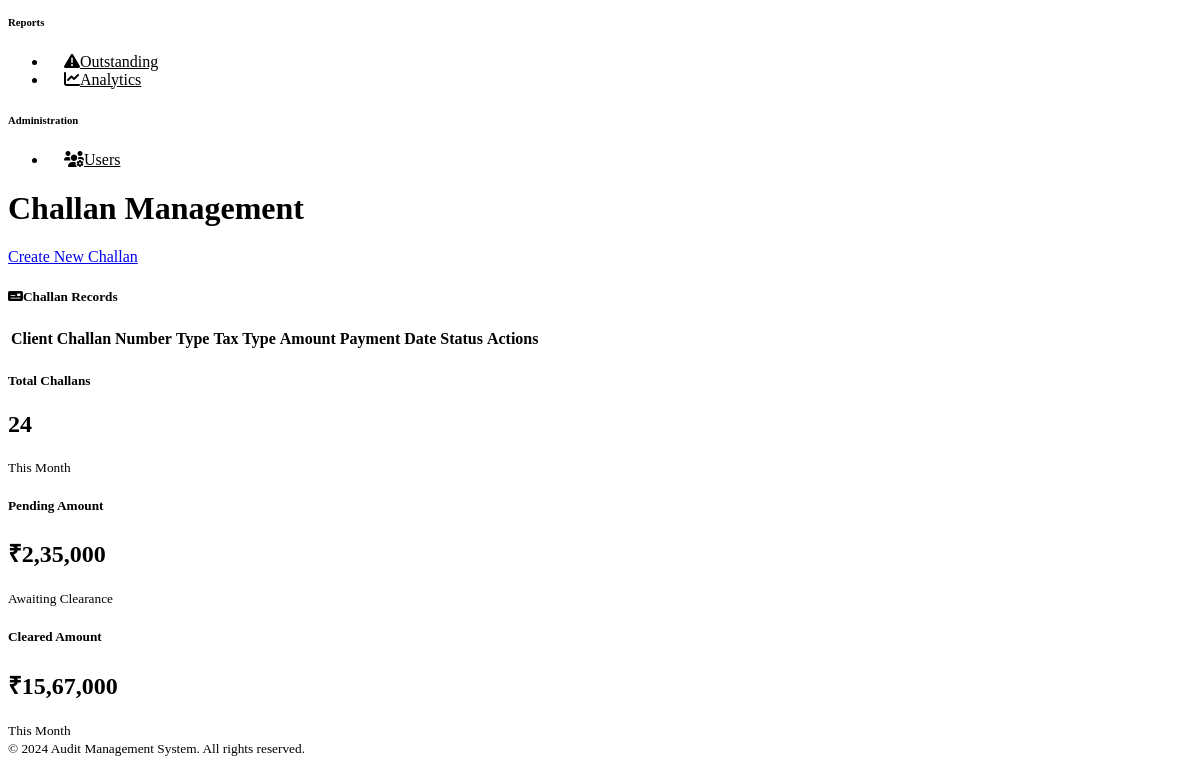
Page /smart/challan-management (signed in, lower part) on the earlier database version.
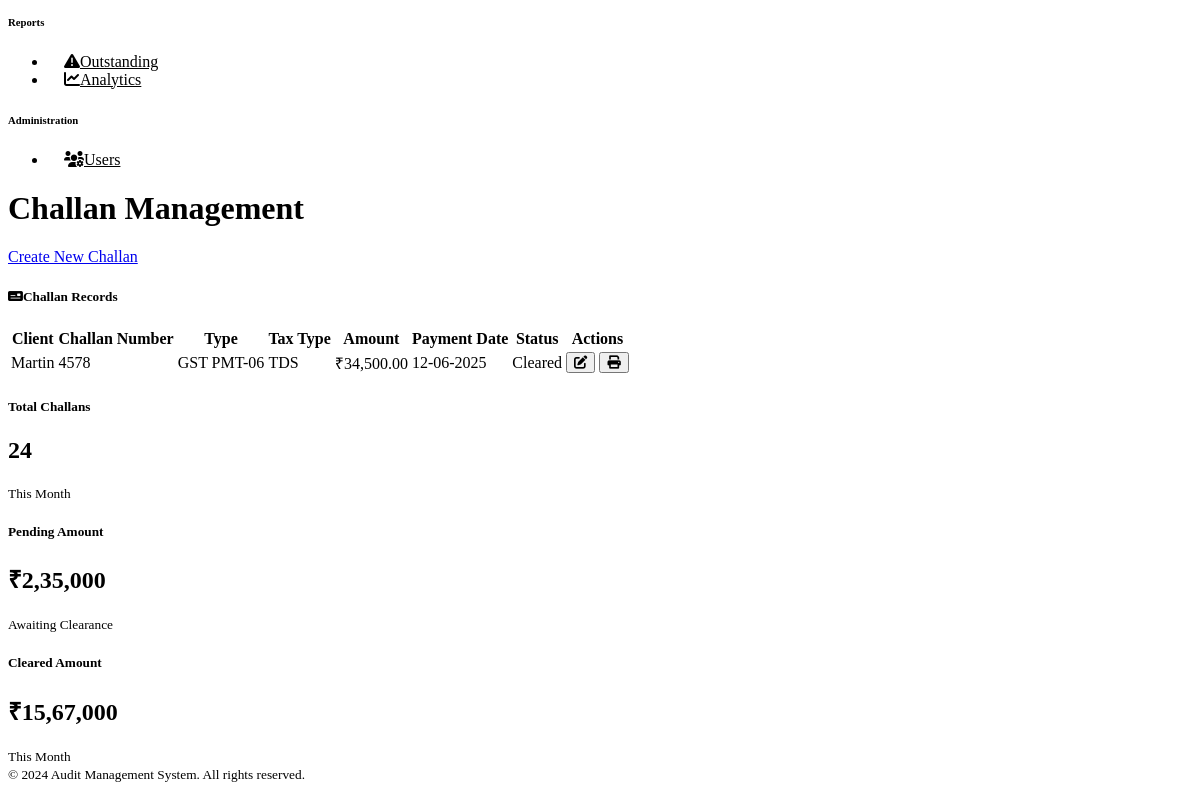
Same page on the later database version.
### models.py (models this page shows)
class ChallanManagement(db.Model):
    __tablename__ = 'challan_management'
    id = Column(Integer, primary_key=True)
    client_id = Column(Integer, ForeignKey('clients.id'), nullable=False)
    challan_number = Column(String(50), nullable=False)
    challan_type = Column(String(50))  # ITNS 281, GST PMT-06, TDS Payment
    tax_type = Column(String(50))  # Income Tax, TDS, GST, etc.
    assessment_year = Column(String(10))
    amount = Column(Float, nullable=False)
    payment_date = Column(Date)
    bank_name = Column(String(100))
    bank_branch = Column(String(200))
    bsr_code = Column(String(7))
    serial_number = Column(String(5))
    status = Column(String(20), default='Pending')  # Pending, Cleared, Failed, Bounced
    remarks = Column(Text)
    created_at = Column(DateTime, default=datetime.utcnow)
    created_by = Column(Integer, ForeignKey('users.id'))
    client = db.relationship('Client', backref='challans')

class Client(db.Model):
    __tablename__ = 'clients'
    id = Column(Integer, primary_key=True)
    name = Column(String(200), nullable=False)
    pan = Column(String(10), unique=True)
    gstin = Column(String(15))
    email = Column(String(120))
    phone = Column(String(15))
    address = Column(Text)
    date_of_birth = Column(Date)
    incorporation_date = Column(Date)
    client_type = Column(String(50))  # Individual, Company, Partnership, etc.
    status = Column(String(20), default='Active')
    created_at = Column(DateTime, default=datetime.utcnow)
    created_by = Column(Integer, ForeignKey('users.id'))
    income_tax_returns = relationship('IncomeTaxReturn', backref='client', lazy='dynamic')
    tds_returns = relationship('TDSReturn', backref='client', lazy='dynamic')
    gst_returns = relationship('GSTReturn', backref='client', lazy='dynamic')
    documents = relationship('Document', backref='client', lazy='dynamic')
    outstanding_fees = relationship('OutstandingFee', backref='client', lazy='dynamic')
    cma_reports = relationship('CMAReport', backref='client', lazy='dynamic')

### routes.py (the view)
@main_bp.route('/smart/challan-management', methods=['GET', 'POST'])
@login_required
def challan_management():
    form = ChallanManagementForm()
    query = ChallanManagement.query
    if form.validate_on_submit():
        if form.status.data:
            query = query.filter_by(status=form.status.data)
    challans = query.order_by(ChallanManagement.created_at.desc()).all()
    return render_template(
        'smart/challan_management.html',
        challans=challans,
        form=form
    )

### app.py (called while the page is built)
@login_manager.user_loader
def load_user(user_id):
    from models import User
    return User.query.get(int(user_id))

### templates/smart/challan_management.html (shortened to what this page needs)
{% extends "base.html" %}
{% block content %}
<div class="d-flex justify-content-between flex-wrap flex-md-nowrap align-items-center pt-3 pb-2 mb-3 border-bottom">
    <h1 class="h2">Challan Management</h1>
    <div class="btn-toolbar mb-2 mb-md-0">
        <div class="btn-group me-2">
            <a href="{{ url_for('main.new_challan') }}" class="btn btn-primary">Create New Challan</a>
        </div>
    </div>
</div>
<div class="row">
    <div class="col-md-12">
        <div class="card">
            <div class="card-header">
                <h5 class="card-title mb-0">
                    <i class="fas fa-money-check me-2"></i>Challan Records
                </h5>
            </div>
            <div class="card-body">
                <div class="table-responsive">
                    <table class="table table-striped">
                        <thead>
                            <tr>
                                <th>Client</th>
                                <th>Challan Number</th>
                                <th>Type</th>
                                <th>Tax Type</th>
                                <th>Amount</th>
                                <th>Payment Date</th>
                                <th>Status</th>
                                <th>Actions</th>
                            </tr>
                        </thead>
                        <tbody>
                            {% for challan in challans %}
                            <tr>
                                <td>{{ challan.client.name }}</td>
                                <td>{{ challan.challan_number }}</td>
                                <td><span class="badge bg-info">{{ challan.challan_type }}</span></td>
                                <td>{{ challan.tax_type }}</td>
                                <td>₹{{ "{:,.2f}".format(challan.amount) }}</td>
                                <td>{{ challan.payment_date.strftime('%d-%m-%Y') if challan.payment_date else '-' }}</td>
                                <td><span class="badge bg-{{ 'success' if challan.status == 'Cleared' else 'warning' }}">{{ challan.status }}</span></td>
                                <td>
                                    <div class="btn-group btn-group-sm">
                                        <button class="btn btn-outline-primary btn-sm"><i class="fas fa-edit"></i></button>
                                        <button class="btn btn-outline-info btn-sm" title="Print Receipt"><i class="fas fa-print"></i></button>
                                    </div>
                                </td>
                            </tr>
                            {% endfor %}
                        </tbody>
                    </table>
                </div>
            </div>
        </div>
    </div>
</div>
<div class="row mt-4">
    <div class="col-md-4">
        <div class="card">
            <div class="card-body text-center">
                <h5 class="card-title">Total Challans</h5>
                <h2 class="text-primary">24</h2>
                <small class="text-muted">This Month</small>
            </div>
        </div>
    </div>
    <div class="col-md-4">
        <div class="card">
            <div class="card-body text-center">
                <h5 class="card-title">Pending Amount</h5>
                <h2 class="text-warning">₹2,35,000</h2>
                <small class="text-muted">Awaiting Clearance</small>
            </div>
        </div>
    </div>
    <div class="col-md-4">
        <div class="card">
            <div class="card-body text-center">
                <h5 class="card-title">Cleared Amount</h5>
                <h2 class="text-success">₹15,67,000</h2>
                <small class="text-muted">This Month</small>
            </div>
        </div>
    </div>
</div>
{% endblock %}

Differences in the rows shown:
added ChallanManagement: client.name "Martin", challan_number "4578", challan_type "GST PMT-06", tax_type "TDS", amount "34,500.00", payment_date "12-06-2025", status "Cleared"
